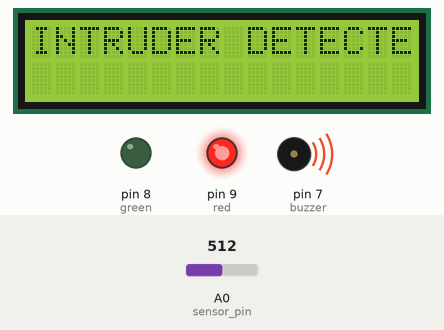
The sketch below on a simulated Arduino Uno, built with avr-gcc and run on an emulated ATmega328P. On the bench: 16×2 character LCD, output pins drawn as LEDs (lit = HIGH), buzzer (waves = sounding). Inputs (shaded band) come from the test bench; at power-on: A0 (sensor_pin) = 512. What the sketch prints to the serial monitor is not drawn.

Above: at 1.2 s.
1.3 s: A0 (sensor_pin) set to 702
2.8 s: A0 (sensor_pin) set to 732
At 3.9 s:
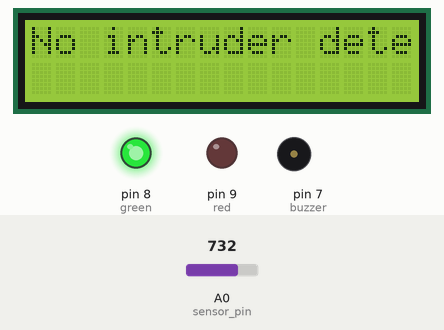
4.3 s: A0 (sensor_pin) set to 716
At 5.1 s:
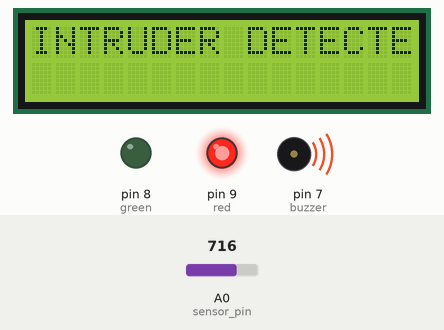
5.8 s: A0 (sensor_pin) set to 900
At 6.2 s:
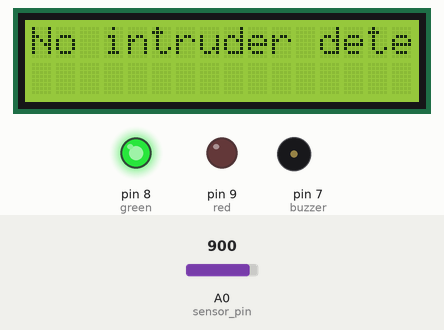
7.3 s: A0 (sensor_pin) set to 710
At 8.6 s:
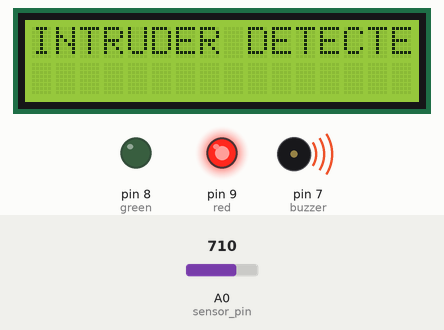
Timing chart, 0 to 9.8 s (numbered marks = the images above; inputs shaded):
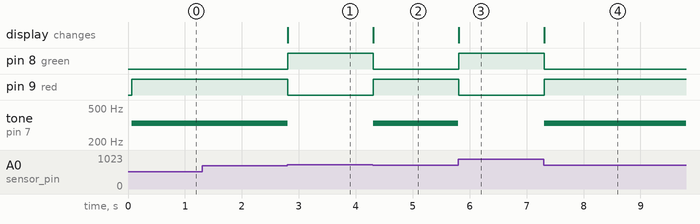

The sketch:

laser_ec_system.ino
```cpp
#include <LiquidCrystal.h>
#define green 8
#define red 9
#define buzzer 7      // led pin
#define sensor_pin A0  // sensor pin
int sensor;          // sensor reading
const int threshold = 720;  // threshold to turn LED on

LiquidCrystal lcd(12,11,5,4,3,2);

void setup(){  // setup code that only runs once
  lcd.begin(16,2);
  pinMode(buzzer, OUTPUT);  // set LED pin as output;
  pinMode(green, OUTPUT);
  pinMode(red, OUTPUT);
  Serial.begin(9600);    // initialize serial communication
}

void loop(){   // code that loops forever
  sensor = analogRead(sensor_pin);   // read sensor value
  Serial.println(sensor);      // print sensor value
  if(sensor<threshold){  // if sensor reading is less than threshold
   tone(buzzer,330);
   lcd.setCursor(0,0);
   lcd.print("INTRUDER DETECTED");
   digitalWrite(red, HIGH);
   digitalWrite(green, LOW);
  }
  else{  // else, if sensor reading is greater than threshold
    noTone(buzzer);
    lcd.setCursor(0,0);
    lcd.print("No intruder detected");
    digitalWrite(red, LOW);
   digitalWrite(green, HIGH);
  }
}
```

Measured:
- the behaviour switches between 719 and 720 on A0 (sensor_pin) (found by bisection; images 0 and 1)
- after the input at 1.3 s, every drawn part: stays the same
- after the input at 2.8 s, pin 8 (green): LOW → HIGH at once; pin 9 (red): HIGH → LOW at once; tone on pin 7 (buzzer): 330 Hz → silent at once; the display: changes at once (image 1)
- after the input at 4.3 s, pin 8 (green): HIGH → LOW at once; pin 9 (red): LOW → HIGH at once; tone on pin 7 (buzzer): silent → 330 Hz at once; the display: changes at once (image 2)
- after the input at 5.8 s, pin 8 (green): LOW → HIGH at once; pin 9 (red): HIGH → LOW at once; tone on pin 7 (buzzer): 330 Hz → silent at once; the display: changes at once (image 3)
- after the input at 7.3 s, pin 8 (green): HIGH → LOW at once; pin 9 (red): LOW → HIGH at once; tone on pin 7 (buzzer): silent → 330 Hz at once; the display: changes at once (image 4)
